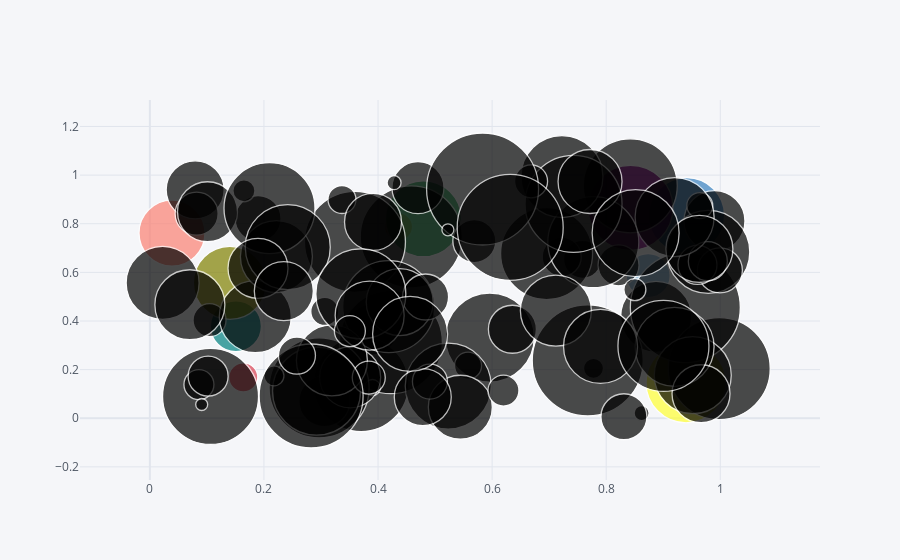

This figure's notebook cell:
### Code cell
df.iplot(kind='bubble', x='a', y='b', size='c')
